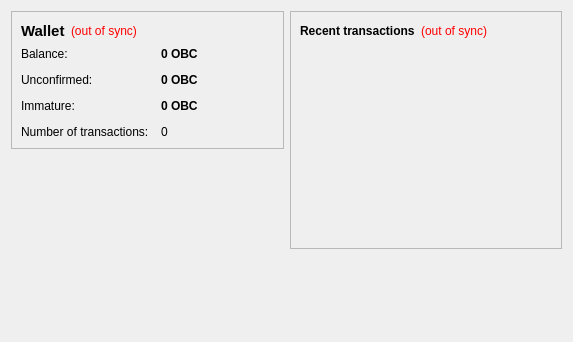
<?xml version="1.0" encoding="UTF-8"?>
<ui version="4.0">
 <class>OverviewPage</class>
 <widget class="QWidget" name="OverviewPage">
  <property name="geometry">
   <rect>
    <x>0</x>
    <y>0</y>
    <width>573</width>
    <height>342</height>
   </rect>
  </property>
  <property name="windowTitle">
   <string>Form</string>
  </property>
  <layout class="QHBoxLayout" name="horizontalLayout" stretch="1,1">
   <item>
    <layout class="QVBoxLayout" name="verticalLayout_2">
     <item>
      <widget class="QFrame" name="frame">
       <property name="frameShape">
        <enum>QFrame::StyledPanel</enum>
       </property>
       <property name="frameShadow">
        <enum>QFrame::Raised</enum>
       </property>
       <layout class="QVBoxLayout" name="verticalLayout_4">
        <item>
         <layout class="QHBoxLayout" name="horizontalLayout_4">
          <item>
           <widget class="QLabel" name="label_5">
            <property name="font">
             <font>
              <pointsize>11</pointsize>
              <weight>75</weight>
              <bold>true</bold>
             </font>
            </property>
            <property name="text">
             <string>Wallet</string>
            </property>
           </widget>
          </item>
          <item>
           <widget class="QLabel" name="labelWalletStatus">
            <property name="toolTip">
             <string>The displayed information may be out of date. Your wallet automatically synchronizes with the ObtuseCoin network after a connection is established, but this process has not completed yet.</string>
            </property>
            <property name="styleSheet">
             <string notr="true">QLabel { color: red; }</string>
            </property>
            <property name="text">
             <string notr="true">(out of sync)</string>
            </property>
            <property name="alignment">
             <set>Qt::AlignLeading|Qt::AlignLeft|Qt::AlignVCenter</set>
            </property>
           </widget>
          </item>
          <item>
           <spacer name="horizontalSpacer_2">
            <property name="orientation">
             <enum>Qt::Horizontal</enum>
            </property>
            <property name="sizeHint" stdset="0">
             <size>
              <width>40</width>
              <height>20</height>
             </size>
            </property>
           </spacer>
          </item>
         </layout>
        </item>
        <item>
         <layout class="QFormLayout" name="formLayout_2">
          <property name="fieldGrowthPolicy">
           <enum>QFormLayout::AllNonFixedFieldsGrow</enum>
          </property>
          <property name="horizontalSpacing">
           <number>12</number>
          </property>
          <property name="verticalSpacing">
           <number>12</number>
          </property>
          <item row="0" column="0">
           <widget class="QLabel" name="label">
            <property name="text">
             <string>Balance:</string>
            </property>
           </widget>
          </item>
          <item row="0" column="1">
           <widget class="QLabel" name="labelBalance">
            <property name="font">
             <font>
              <weight>75</weight>
              <bold>true</bold>
             </font>
            </property>
            <property name="cursor">
             <cursorShape>IBeamCursor</cursorShape>
            </property>
            <property name="toolTip">
             <string>Your current balance</string>
            </property>
            <property name="text">
             <string notr="true">0 OBC</string>
            </property>
            <property name="textInteractionFlags">
             <set>Qt::LinksAccessibleByMouse|Qt::TextSelectableByKeyboard|Qt::TextSelectableByMouse</set>
            </property>
           </widget>
          </item>
          <item row="1" column="0">
           <widget class="QLabel" name="label_3">
            <property name="text">
             <string>Unconfirmed:</string>
            </property>
           </widget>
          </item>
          <item row="1" column="1">
           <widget class="QLabel" name="labelUnconfirmed">
            <property name="font">
             <font>
              <weight>75</weight>
              <bold>true</bold>
             </font>
            </property>
            <property name="cursor">
             <cursorShape>IBeamCursor</cursorShape>
            </property>
            <property name="toolTip">
             <string>Total of transactions that have yet to be confirmed, and do not yet count toward the current balance</string>
            </property>
            <property name="text">
             <string notr="true">0 OBC</string>
            </property>
            <property name="textInteractionFlags">
             <set>Qt::LinksAccessibleByMouse|Qt::TextSelectableByKeyboard|Qt::TextSelectableByMouse</set>
            </property>
           </widget>
          </item>
          <item row="3" column="0">
           <widget class="QLabel" name="label_2">
            <property name="text">
             <string>Number of transactions:</string>
            </property>
           </widget>
          </item>
          <item row="3" column="1">
           <widget class="QLabel" name="labelNumTransactions">
            <property name="toolTip">
             <string>Total number of transactions in wallet</string>
            </property>
            <property name="text">
             <string notr="true">0</string>
            </property>
           </widget>
          </item>
          <item row="2" column="0">
           <widget class="QLabel" name="labelImmatureText">
            <property name="text">
             <string>Immature:</string>
            </property>
           </widget>
          </item>
          <item row="2" column="1">
           <widget class="QLabel" name="labelImmature">
            <property name="font">
             <font>
              <weight>75</weight>
              <bold>true</bold>
             </font>
            </property>
            <property name="toolTip">
             <string>Mined balance that has not yet matured</string>
            </property>
            <property name="text">
             <string notr="true">0 OBC</string>
            </property>
            <property name="textInteractionFlags">
             <set>Qt::LinksAccessibleByMouse|Qt::TextSelectableByKeyboard|Qt::TextSelectableByMouse</set>
            </property>
           </widget>
          </item>
         </layout>
        </item>
       </layout>
      </widget>
     </item>
     <item>
      <spacer name="verticalSpacer">
       <property name="orientation">
        <enum>Qt::Vertical</enum>
       </property>
       <property name="sizeHint" stdset="0">
        <size>
         <width>20</width>
         <height>40</height>
        </size>
       </property>
      </spacer>
     </item>
    </layout>
   </item>
   <item>
    <layout class="QVBoxLayout" name="verticalLayout_3">
     <item>
      <widget class="QFrame" name="frame_2">
       <property name="frameShape">
        <enum>QFrame::StyledPanel</enum>
       </property>
       <property name="frameShadow">
        <enum>QFrame::Raised</enum>
       </property>
       <layout class="QVBoxLayout" name="verticalLayout">
        <item>
         <layout class="QHBoxLayout" name="horizontalLayout_2">
          <item>
           <widget class="QLabel" name="label_4">
            <property name="text">
             <string>&lt;b&gt;Recent transactions&lt;/b&gt;</string>
            </property>
           </widget>
          </item>
          <item>
           <widget class="QLabel" name="labelTransactionsStatus">
            <property name="toolTip">
             <string>The displayed information may be out of date. Your wallet automatically synchronizes with the ObtuseCoin network after a connection is established, but this process has not completed yet.</string>
            </property>
            <property name="styleSheet">
             <string notr="true">QLabel { color: red; }</string>
            </property>
            <property name="text">
             <string notr="true">(out of sync)</string>
            </property>
            <property name="alignment">
             <set>Qt::AlignRight|Qt::AlignTrailing|Qt::AlignVCenter</set>
            </property>
           </widget>
          </item>
          <item>
           <spacer name="horizontalSpacer">
            <property name="orientation">
             <enum>Qt::Horizontal</enum>
            </property>
            <property name="sizeHint" stdset="0">
             <size>
              <width>40</width>
              <height>20</height>
             </size>
            </property>
           </spacer>
          </item>
         </layout>
        </item>
        <item>
         <widget class="QListView" name="listTransactions">
          <property name="styleSheet">
           <string notr="true">QListView { background: transparent; }</string>
          </property>
          <property name="frameShape">
           <enum>QFrame::NoFrame</enum>
          </property>
          <property name="verticalScrollBarPolicy">
           <enum>Qt::ScrollBarAlwaysOff</enum>
          </property>
          <property name="horizontalScrollBarPolicy">
           <enum>Qt::ScrollBarAlwaysOff</enum>
          </property>
          <property name="selectionMode">
           <enum>QAbstractItemView::NoSelection</enum>
          </property>
         </widget>
        </item>
       </layout>
      </widget>
     </item>
     <item>
      <spacer name="verticalSpacer_2">
       <property name="orientation">
        <enum>Qt::Vertical</enum>
       </property>
       <property name="sizeHint" stdset="0">
        <size>
         <width>20</width>
         <height>40</height>
        </size>
       </property>
      </spacer>
     </item>
    </layout>
   </item>
  </layout>
 </widget>
 <resources/>
 <connections/>
</ui>
